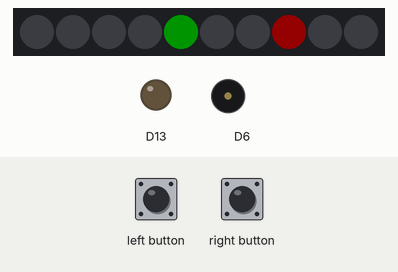
Simulated run of this sketch. Board: Adafruit Circuit Playground Express. Parts: 10 RGB LEDs in strip order, left to right, output pins drawn as LEDs (lit = HIGH), buzzer (waves = sounding). The inputs (shaded band) are chosen by the test bench. Dim RGB values are drawn brighter than linear; random numbers use the default seed unless the sketch sets one; what the sketch prints to the serial monitor is not drawn.

Above: at 1.2 s.
1.3 s: left button pressed for 0.15 s
At 1.4 s:
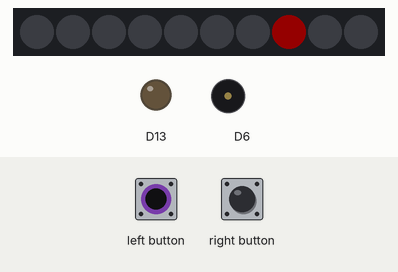
4.4 s: right button pressed for 0.15 s
At 5.3 s:
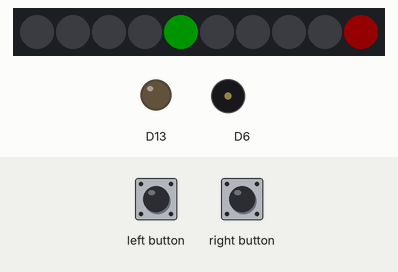
6.1 s: left button pressed for 1 s
At 7.2 s:
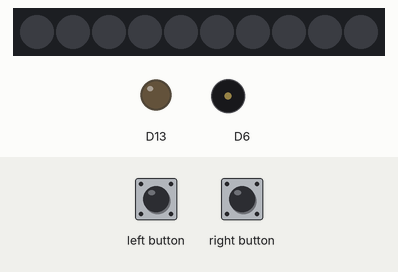
8.9 s: right button pressed for 1 s
At 11.3 s:
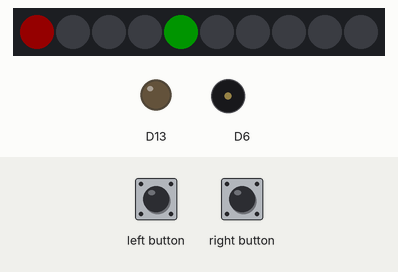
Timing chart, 0 to 11.5 s (numbered marks = the images above; inputs shaded):
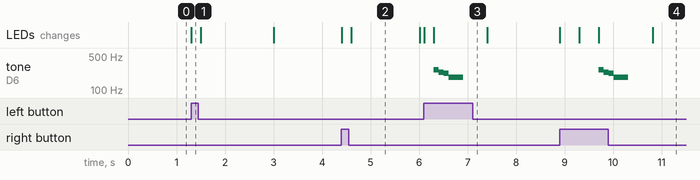

The sketch:

Avoid_Obstacles.ino
```cpp
#include <Adafruit_CircuitPlayground.h>

// Game states
enum GameState {
  START,
  GAME_RUNNING,
  GAME_OVER
};

// Constants
const int CHARACTER_SPEED = 1; // Adjust character movement speed as desired
const int VICTORY_DURATION = 10000; // Duration to stay alive for victory (in milliseconds)
const int OBSTACLE_INTERVAL = 3000; // Interval for obstacle position update (in milliseconds)

// Variables
int characterPosition;
int obstaclePosition;
unsigned long gameTimer;
unsigned long victoryTimer;
unsigned long obstacleTimer;
float midi[128];
int A_four = 440;
GameState gameState;
volatile bool ending;

// MIDI notes for winning and losing tunes
int victoryTune[8][2] = {
  {60, 100},
  {61, 100},
  {62, 100},
  {63, 100},
  {65, 100},
  {67, 100},
  {69, 100},
  {71, 300},
};

int lossTune[4][2] = {
  {60, 100},
  {58, 100},
  {57, 100},
  {54, 300},
};

void setup() {
  CircuitPlayground.begin();
  CircuitPlayground.clearPixels();
  gameState = START;
  generateMIDI();
}

void loop() {
  switch (gameState) {
    case START:
      startGame();
      break;
    case GAME_RUNNING:
      updateGame();
      break;
    case GAME_OVER:
      endGame();
      break;
  }
}

void startGame() {
  characterPosition = 4; // Start in the middle of the LED grid
  obstaclePosition = random(10); // Spawn the obstacle at a random position
  gameTimer = millis();
  victoryTimer = 0;
  obstacleTimer = millis();

  CircuitPlayground.clearPixels();
  CircuitPlayground.setPixelColor(characterPosition, 0, 255, 0);
  CircuitPlayground.setPixelColor(obstaclePosition, 255, 0, 0);

  gameState = GAME_RUNNING;
}

void updateGame() {
  unsigned long currentMillis = millis();

  // Move character based on button input
  if (CircuitPlayground.leftButton() && characterPosition > 0) {
    CircuitPlayground.setPixelColor(characterPosition, 0);
    characterPosition -= CHARACTER_SPEED;
    delay(200);
  }
  else if (CircuitPlayground.leftButton() && characterPosition == 0) {
    CircuitPlayground.setPixelColor(characterPosition, 0);
    characterPosition = 9;
    delay(200);
  }
  if (CircuitPlayground.rightButton() && characterPosition < 9) {
    CircuitPlayground.setPixelColor(characterPosition, 0);
    characterPosition += CHARACTER_SPEED;
    delay(200);
  }
  else if (CircuitPlayground.rightButton() && characterPosition == 9) {
    CircuitPlayground.setPixelColor(characterPosition, 0);
    characterPosition = 0;
    delay(200);
  }

  // Update obstacle position periodically
  if (currentMillis - obstacleTimer >= OBSTACLE_INTERVAL) {
    CircuitPlayground.setPixelColor(obstaclePosition, 0);
    obstaclePosition = random(10);
    obstacleTimer = currentMillis;
  }

  // Check for collision
  if (characterPosition == obstaclePosition) {
    gameState = GAME_OVER; // Collision with obstacle, game over
    ending = false;
  }

  if (currentMillis - gameTimer >= VICTORY_DURATION) {
    victoryTimer = currentMillis;
    ending = true;
  }

  CircuitPlayground.setPixelColor(characterPosition, 0, 255, 0);
  CircuitPlayground.setPixelColor(obstaclePosition, 255, 0, 0);
}

void endGame() {
  CircuitPlayground.clearPixels();

  // Play sound based on game outcome
  if (ending) {
      for(int i = 0; i < sizeof(victoryTune) / sizeof(victoryTune[0]); i++) {
        CircuitPlayground.playTone(midi[victoryTune[i][0]], victoryTune[i][1]);
        delay(1);
      } // Victory sound
  } else {
    for(int i = 0; i < sizeof(lossTune) / sizeof(lossTune[0]); i++) {
        CircuitPlayground.playTone(midi[lossTune[i][0]], lossTune[i][1]);
        delay(1);
      } // Loss sound
  }

  // Wait for a short duration before restarting the game
  delay(500);

  gameState = START;
}

void generateMIDI() {
  for (int x = 0; x < 128; ++x) {
    midi[x] = (A_four / 32.0) * pow(2.0, ((x - 9.0) / 12.0));
    Serial.println(midi[x]);
  }
}
```

Measured:
- after the input at 6.1 s, tone on D6: plays 261 Hz for 0.10 s, 233 Hz for 0.10 s, 220 Hz for 0.10 s, 184 Hz for 0.30 s, starting after 0.20 s; the LEDs: first change at once (image 3 shows a later state)
- after the input at 8.9 s, tone on D6: plays 261 Hz for 0.10 s, 233 Hz for 0.10 s, 220 Hz for 0.10 s, 184 Hz for 0.30 s, starting after 0.81 s
- what the display in image 2 shows lasts 1.4 s, from 4.6 s to 6.0 s
